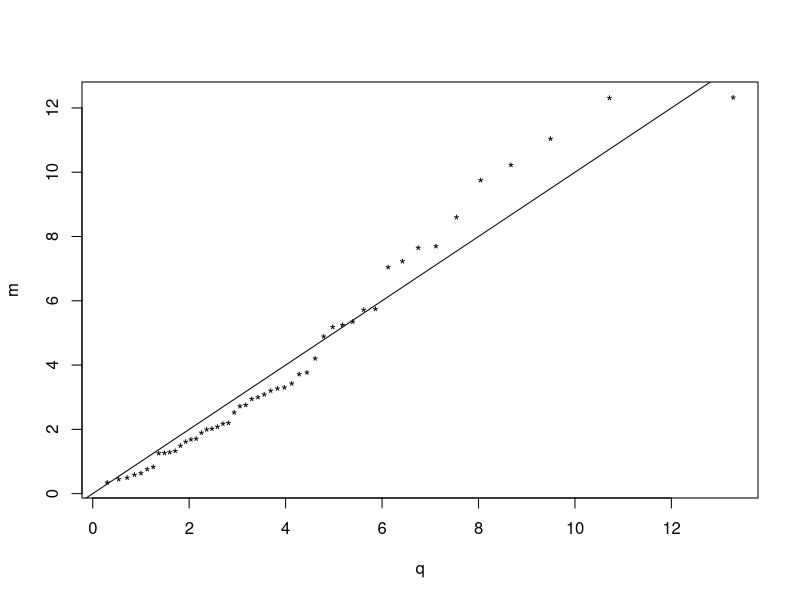

Write the R code that produced this figure. (Note: this script raises an error after producing the figure.)
chisq.plot<-function(x){
     n=dim(x)[[1]]
     p=dim(x)[[2]]
     S=cov(x)
     m=mahalanobis(x, colMeans(x), S)
     m=sort(m)
     id=seq(1, n)
     pt=(id-0.5)/n
     q=qchisq(pt, p)
plot(q, m, pch="*")
abline(0, 1)
retrurn(list(xbar, S))
}

iris
setosa = iris[1:50, 1:4]
chisq.plot(setosa)
     